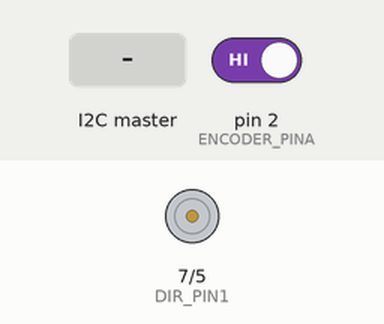
This sketch was run on a simulated Arduino Uno, built with avr-gcc and run on an emulated ATmega328P. On the bench: motor-driver pin pairs drawn as motors (green arrow = first pin HIGH = forward, orange = second pin HIGH = backward, longer = more drive, scaled by the enable pin). Inputs (shaded band) come from the test bench; at power-on: pin 2 (ENCODER_PINA) HIGH. What the sketch prints to the serial monitor is not drawn.

Above: at 2.2 s.
2.3 s: the I2C master sends the byte 1
At 3.9 s:
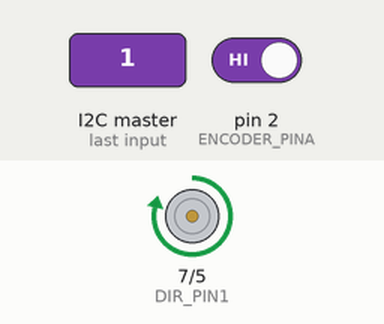
4.3 s: the I2C master sends the byte 0
At 5.2 s:
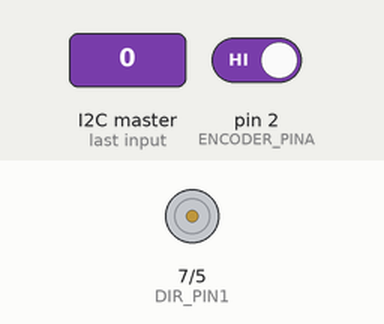
6.1 s: the I2C master sends the byte 2
At 7.8 s:
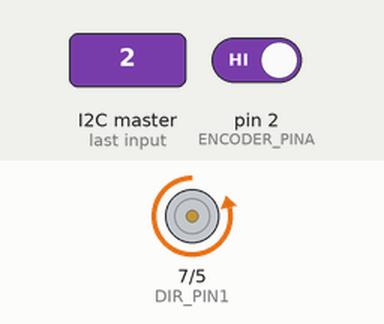
Timing chart, 0 to 9.3 s (numbered marks = the images above; inputs shaded):
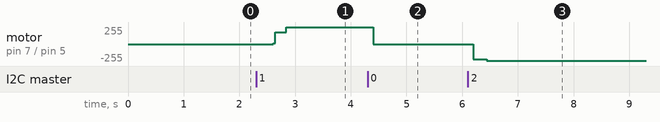

Measured:
- after the input at 2.3 s, motor on pin 7 (DIR_PIN1) / pin 5 (DIR_PIN2): stopped → forward 177/255 after 0.30 s, → forward 248/255 0.24 s later
- after the input at 4.3 s, motor on pin 7 (DIR_PIN1) / pin 5 (DIR_PIN2): forward 248/255 → stopped after 0.10 s
- after the input at 6.1 s, motor on pin 7 (DIR_PIN1) / pin 5 (DIR_PIN2): stopped → backward 229/255 after 0.10 s, → backward 248/255 0.24 s later

The sketch:

LEFT_MOTOR.ino
```cpp
/*Libraries*/
#include <TimerOne.h>
#include <Wire.h>
//#define RIGHTMOTOR
#define LEFTMOTOR
#define FILTERED

/******************Encoder_Filter_Intialize*******************/
/*PINS*/

#define ENCODER_PINA 2
#define ENCODER_PINB 3
#define DIR_PIN1 7
#define DIR_PIN2 5
#define PWM_PIN 6
/*Constants*/
#ifdef RIGHTMOTOR
  #define encoderPPR 380.0
  #define kp 0.685
  #define ki 0.5
  #define kd 0
#endif
#ifdef LEFTMOTOR
  #define encoderPPR 400.0
  #define kp 0.8
  #define ki 0.5
  #define kd 0.003
  #define SLAVE_ADDRESS 0x12 // Address of the slave right arduino
#endif

#define timerPeriod (200000) //in micro-seconds

/*Variables*/
double output;
double LastOutput;
double maxOutput = 255;
double minOutput = 0;
double deadZone = 130;

volatile int pulses = 0;
int pulsesPrev = 0;
int pulsesDifference = 0;

double error = 0;
double errorPrev = 0;

double RPM = 0;
double RPMPrev = 0 ;


double setPoint = 0;
bool flag = false;
double dt = timerPeriod*1e-6; //in seconds
int x  ;
/*----------------Functions-------------------------------------*/
/*EncoderISR*/
void encoderISR() {
  pulses++;
}
/*TimerISR*/
void timerISR() {
  noInterrupts();
  RPM =  (pulses*1.0/encoderPPR)/dt*60;
  pulses=0;
  PID_CONTROL();

   directionController(x);

  interrupts();
}
void PID_CONTROL()
{
  LastOutput = output;
  error = setPoint - int(RPM);
  double DeltaError = error - errorPrev;
  output = LastOutput;
  output += kp*error;
  output += ki*DeltaError*dt;
  output += kd*(RPMPrev-RPM)/dt;
  #ifdef FILTERED
    if((RPM>RPMPrev+1)&&abs(RPM-setPoint)<8) RPM = RPMPrev +1;
    if((RPM<RPMPrev-1)&&abs(RPM-setPoint)<8) RPM = RPMPrev -1;
  #endif
  if(output>maxOutput) output = maxOutput;
  if(output<minOutput) output = minOutput;

  RPMPrev = RPM;
  errorPrev = error ;
}

void setup() {
  Serial.begin(9600);
/*I2C */
 Wire.begin(SLAVE_ADDRESS); // Initialize I2C communication with the specified address
 Wire.onReceive(receiveData); // Set the function to be called when data is received


  /*Motor_Setup*/
  pinMode(DIR_PIN1, OUTPUT);
  pinMode(DIR_PIN2, OUTPUT);
  pinMode(PWM_PIN, OUTPUT);

  pinMode(ENCODER_PINA, INPUT);

  digitalWrite(DIR_PIN1, 1);
  digitalWrite(DIR_PIN2, 0);

  output = 0;
  //setPoint = 150.0;
  delay(1000);

  /*Timer_Interrupts_Setup*/
  attachInterrupt(digitalPinToInterrupt(ENCODER_PINA), encoderISR, RISING);
  Timer1.initialize(timerPeriod);       // initialize timer1, and set a 1/2 second period
  Timer1.attachInterrupt(timerISR);
}

void PWMCONTROLLER()
{
  double pw = output*2000.0/255.0;
 digitalWrite(PWM_PIN,1);
  delayMicroseconds(int(pw));
 digitalWrite(PWM_PIN,0);
  delayMicroseconds(int(2000-pw));

}

void directionController(int x)
{
  switch (x)
    {
      case 0 :
                setPoint = 0 ;
                digitalWrite(DIR_PIN1, 0);
                digitalWrite(DIR_PIN2, 0);
                break;
      //stop
      case 1 :

                setPoint = 200 ;
                digitalWrite(DIR_PIN1, 1);
                digitalWrite(DIR_PIN2, 0);
                break;
      //FW
      case 2 :
            #ifdef RIGHTMOTOR
                setPoint = 200 ;
                digitalWrite(DIR_PIN1, 1);
                digitalWrite(DIR_PIN2,0);
            #endif
            #ifdef LEFTMOTOR
                setPoint =100 ;
                digitalWrite(DIR_PIN1, 0);
                digitalWrite(DIR_PIN2, 1);
            #endif
            break;
            //Right
      case 3 : //left
            #ifdef RIGHTMOTOR
                setPoint = 100 ;
                digitalWrite(DIR_PIN1, 0);
                digitalWrite(DIR_PIN2, 1);
            #endif
            #ifdef LEFTMOTOR
                setPoint = 200 ;
                digitalWrite(DIR_PIN1, 1);
                digitalWrite(DIR_PIN2, 0);
            #endif
            break;
      default:;
    }
}
void loop() {

  PWMCONTROLLER();
}


void receiveData(int byteCount) {
  if (Wire.available()) {
    x = Wire.read(); // Read the received data

    if (x == 0 || x == 1 || x == 2 || x == 3)
  {
    Serial.println(x);
    Serial.write(x);
  }

  }

}
```
